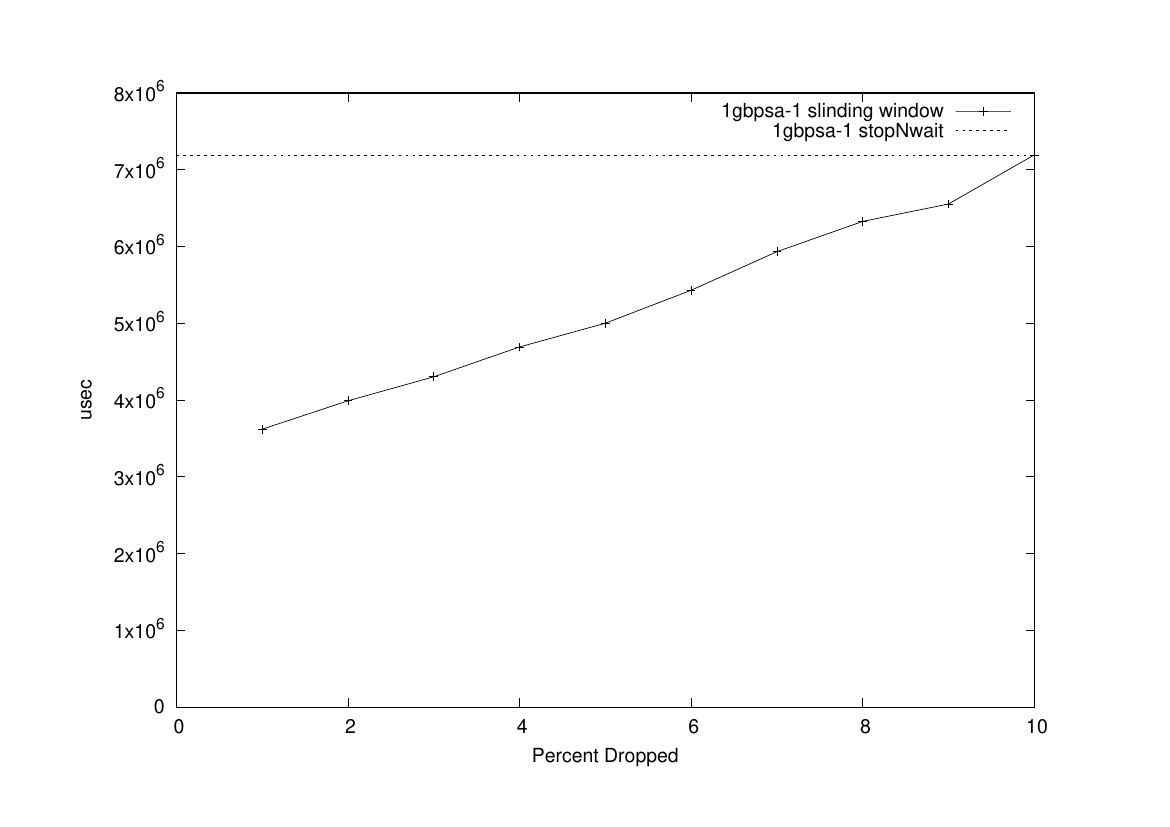

Recreate this plot in gnuplot.
set terminal postscript landscape
set nolabel
set xlabel "Percent Dropped"
set xrange [0:10]
set ylabel "usec"
set yrange [0:8000000]
set output "udpa.ps"
plot "1gbpsa-1.dat" title "1gbpsa-1 slinding window" with linespoints, 7193277 title "1gbpsa-1 stopNwait" with line